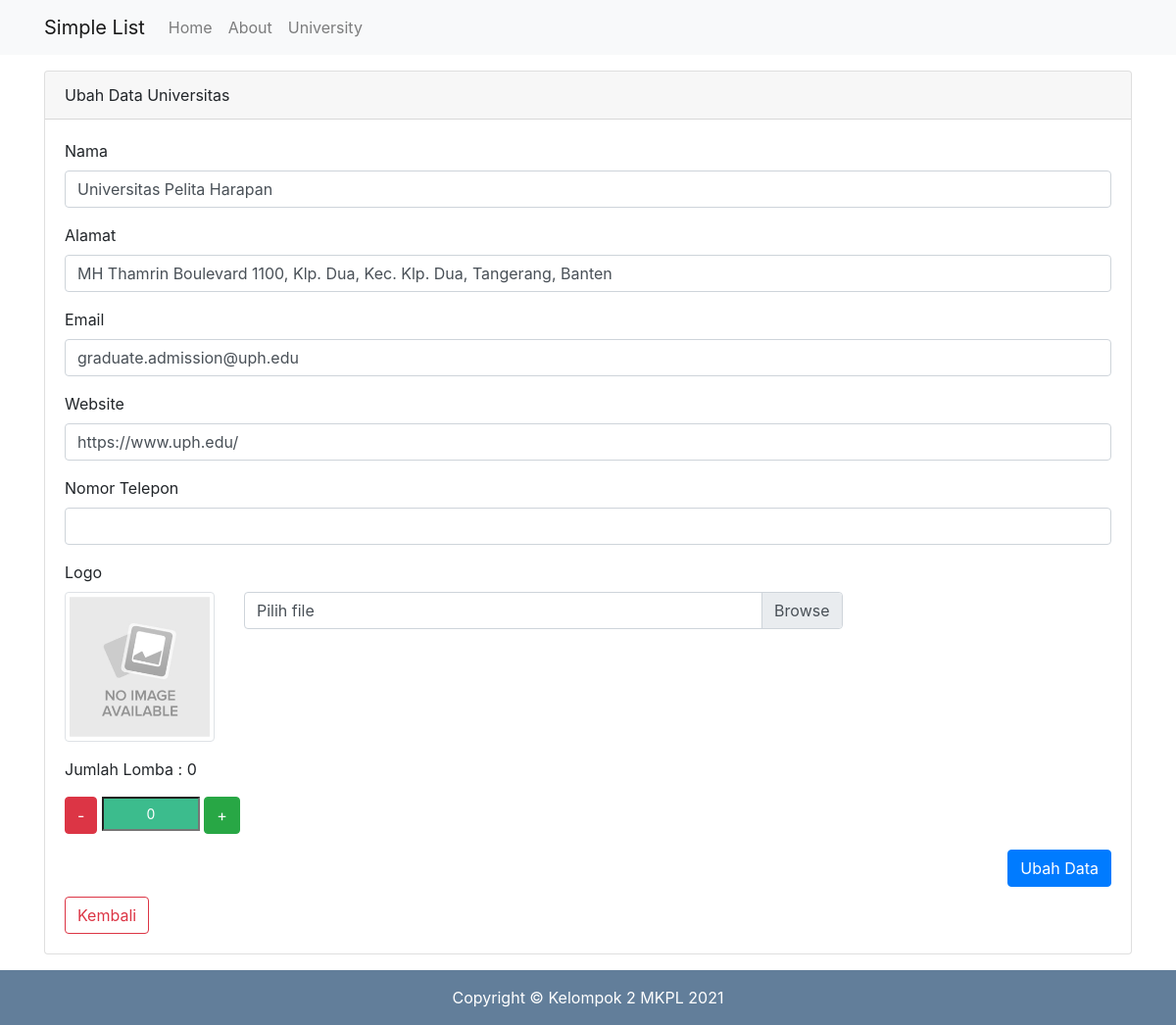
/university/edit/3, run on the app's committed database.
### tables this page shows
CREATE TABLE `universitas` (
  `id` int(11) NOT NULL,
  `nama` varchar(255) NOT NULL,
  `alamat` varchar(255) NOT NULL,
  `email` varchar(255) NOT NULL,
  `website` varchar(255) NOT NULL,
  `telp` varchar(255) NOT NULL,
  `logo` varchar(255) NOT NULL,
  `jumlah_lomba` int(11) NOT NULL
);

### application/controllers/University.php (called while the page is built, shortened)
<?php
class University extends CI_Controller
{
    public function __construct()
    {
        $this->load->model('University_model', 'university');
        $this->load->library('form_validation');
    }
    public function edit($id)
    {
        $data['judul'] = 'Form Ubah Data Universitas';
        $data['universitas'] = $this->university->getUniversityById($id);
        $this->form_validation->set_rules('nama', 'Nama', 'required');
        $this->form_validation->set_rules('alamat', 'Alamat', 'required');
        $this->form_validation->set_rules('email', 'Email', 'required');
        $this->form_validation->set_rules('website', 'Website', 'required');
        $this->form_validation->set_rules('telp', 'Telp', 'required|numeric');
        if ($this->form_validation->run() == false) {
            $this->load->view('layout/header', $data);
            $this->load->view('university/edit');
            $this->load->view('layout/footer');
        }
    }
}

### index.php (called while the page is built, shortened)
<?php
require_once BASEPATH.'core/CodeIgniter.php';

### application/models/University_model.php (called while the page is built, shortened)
<?php
class University_model extends CI_Model
{
    public function getUniversityById($id)
    {
        return $this->db->get_where('universitas', ['id' => $id])->row_array();
    }
}

### application/views/university/edit.php (the view, shortened to what this page needs)
<div class="container">
    <div class="row mt-3">
        <div class="col">
            <div class="card">
                <div class="card-header">
                    Ubah Data Universitas
                </div>
                <div class="card-body">
                    <form action="" method="post" enctype="multipart/form-data">
                        <div class="form-group">
                            <label for="nama">Nama</label>
                            <input type="text" name="nama" class="form-control" id="nama" value="<?= $universitas['nama']; ?>">
                        </div>
                        <div class="form-group">
                            <label for="alamat">Alamat</label>
                            <input type="text" name="alamat" class="form-control" id="alamat" value="<?= $universitas['alamat']; ?>">
                        </div>
                        <div class="form-group">
                            <label for="email">Email</label>
                            <input type="text" name="email" class="form-control" id="email" value="<?= $universitas['email']; ?>">
                        </div>
                        <div class="form-group">
                            <label for="website">Website</label>
                            <input type="text" name="website" class="form-control" id="website" value="<?= $universitas['website']; ?>">
                        </div>
                        <div class="form-group">
                            <label for="telp">Nomor Telepon</label>
                            <input type="text" name="telp" class="form-control" id="telp" value="<?= $universitas['telp']; ?>">
                        </div>
                        <div class="form-group">
                            <label for="image">Logo</label>
                            <div class="row">
                                <div class="col-sm-2">
                                    <img src="<?= base_url('assets/img/univ_logo/') . $universitas['logo']; ?>" class="img-thumbnail img-preview">
                                </div>
                                <div class="col-sm-7">
                                    <div class="custom-file">
                                        <label class="custom-file-label" for="image">Pilih file</label>
                                    </div>
                                </div>
                            </div>
                        </div>
                        <div class="form-group">
                            <p class="card-text">Jumlah Lomba : <span id="jumlah_lomba"><?= $universitas['jumlah_lomba']; ?></span></p>
                            <button type="button" onclick="totalCount(false)" class="btn btn-danger">-</button>
                            <input type="text" value="<?= $universitas['jumlah_lomba']; ?>" class="col-form-label-sm input-jumlah" id="input_jumlah" name="input_jumlah" autocomplete="off">
                            <button type="button" onclick="totalCount(true)" class="btn btn-success">+</button>
                        </div>
                        <a href="<?= base_url(); ?>university" class="btn btn-outline-danger float-left mt-5">Kembali</a>
                        <button type="submit" name="edit" class="btn btn-primary float-right">Ubah Data</button>
                    </form>
                </div>
            </div>
        </div>
    </div>
</div>

### assets/css/mystyle.css (style rules this page uses)
.input-jumlah { background-color: #3CBC8D; color: white; width: 100px; text-align: center; }

### data on the page
universitas: nama "Universitas Pelita Harapan", alamat "MH Thamrin Boulevard 1100, Klp. Dua, Kec. Klp. Dua, Tangerang, Banten", email "graduate.admission@uph.edu", website "https://www.uph.edu/", logo (placeholder picture), jumlah_lomba "0", input_jumlah "0"
